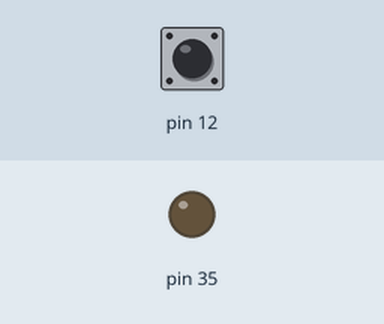
Recording of a program running on a simulated Raspberry Pi (header pin numbers). On the bench: output pins drawn as LEDs (lit = HIGH). Inputs (shaded band) come from the test bench; at power-on: pin 12 HIGH.

Above: at 1.2 s.
1.3 s: pin 12 pulled LOW for 3.2 s
At 5.5 s:
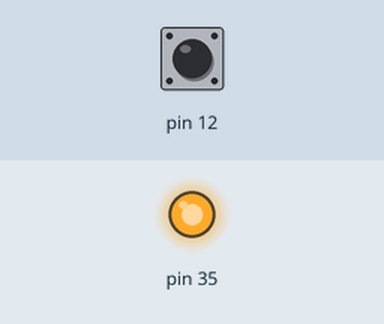
6.0 s: pin 12 pulled LOW for 0.15 s
At 6.8 s:
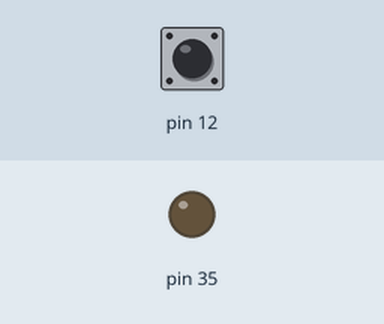
Timing chart, 0 to 9.0 s (numbered marks = the images above; inputs shaded):
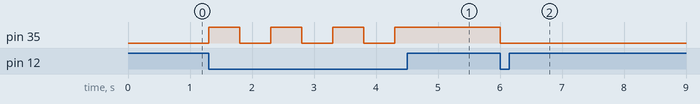

The program:

switchpress_LED_GPIO_.py
```python
import RPi.GPIO as GPIO # module to control Pi GPIO channels
import time
# to use Raspberry Pi board pin numbers
#GPIO.cleanup()
GPIO.setmode(GPIO.BOARD)

GPIO.setup(12, GPIO.IN, pull_up_down=GPIO.PUD_UP) # the input pin(12) is
# normally pulled up to 3.3V therefore when we press the button a logic
# low or false value is returned at this pin
GPIO.setup(35,GPIO.OUT)
i=0  # flag is set to zero
while True:      #  COntinuous loop
    if GPIO.input(12)==False:
        if i==0:
            GPIO.output(35,GPIO.HIGH)
            if GPIO.input(12)==False:
                i=1
                time.sleep(0.5)
    if GPIO.input(12)==False:
        if i==1:
            GPIO.output(35,GPIO.LOW)
            if GPIO.input(12)==False:
                i=0
                time.sleep(0.5)
```

Measured:
- after the input at 1.3 s, pin 35: alternates HIGH for 0.50 s and LOW for 0.50 s, 7 changes in all, then stays HIGH, starting at once
- after the input at 6.0 s, pin 35: HIGH → LOW at once
